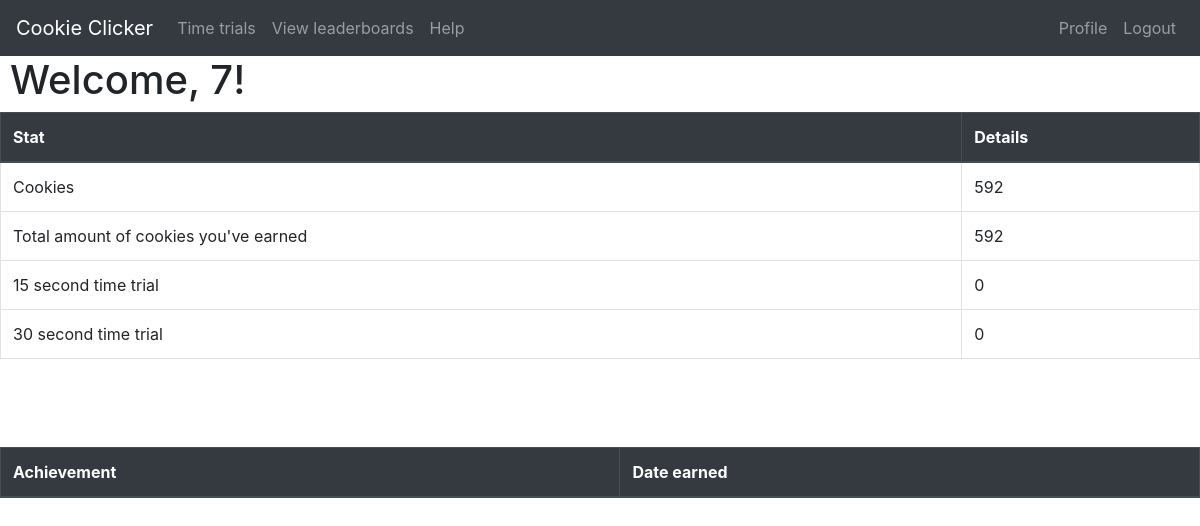
/profile (signed in), run on an earlier commit of the app's database.
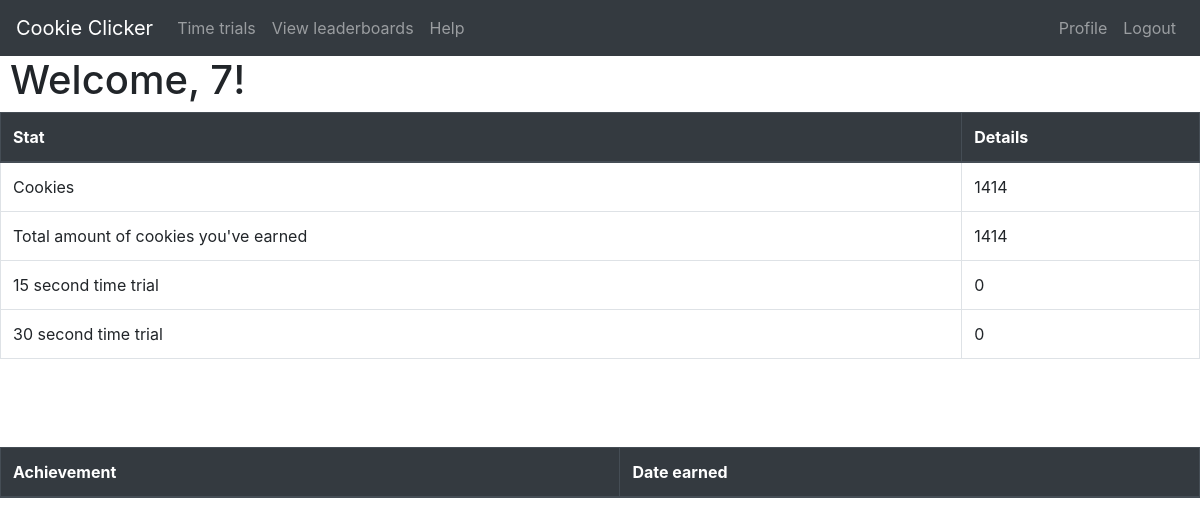
And on a later commit of the database.
### tables this page shows
CREATE TABLE accounts(
            username TEXT,
            password TEXT,
            clicks INTEGER,
            total_clicks INTEGER,
            perk_0_lvl INTEGER,
            perk_1_lvl INTEGER,
            achievements_earned_ids TEXT,
            trial_15_sec INTEGER,
            trial_30_sec INTEGER
        );

### app.py (the view)
@app.route('/profile')
@login_required
def profile():
	username = session['username']
	cookies = db_ops.get_clicks(username) # a tuple, index 0 is cookies, index 1 is total_cookies
	trials = db_ops.get_trial_data(username) #same here
	return render_template("profile.html",
		name = username, cookies = cookies[0], total_cookies = cookies[1],
		trial_15_sec = trials[0], trial_30_sec = trials[1])

### app.py (called while the page is built)
def login_required(f):
    @wraps(f)
    def wrap(*args, **kwargs):
        if 'username' in session:
            return f(*args, **kwargs)
        else:
            session['prev_url'] = url_for(f"{f.__name__}")
            return redirect(url_for('home'))
    return wrap

### utl/db_ops.py (called while the page is built)
def get_clicks(username):
    db = sqlite3.connect(DB_FILE)
    c = db.cursor()
    c.execute("SELECT clicks FROM accounts WHERE username = (?)", (username,))
    cookies = c.fetchall()[0][0]
    c.execute("SELECT total_clicks FROM accounts WHERE username = (?)", (username,))
    total_cookies = c.fetchall()[0][0]
    db.close()
    return cookies, total_cookies

def get_trial_data(username):
    db = sqlite3.connect(DB_FILE)
    c = db.cursor()
    c.execute("SELECT trial_15_sec FROM accounts WHERE username = (?)", (username,))
    trial_15_sec = c.fetchall()[0][0]
    c.execute("SELECT trial_30_sec FROM accounts WHERE username = (?)", (username,))
    trial_30_sec = c.fetchall()[0][0]
    db.close()
    return trial_15_sec, trial_30_sec

### templates/profile.html
{% extends "base.html" %}
{% block content %}
  <h1>Welcome, {{ name }}! </h1>
  <table class="table table-hover table-bordered">
    <thead class="thead-dark"><tr>
      <th>Stat</th>
      <th>Details</th>
    </tr></thead>
    <tr>
      <td>Cookies</td>
      <td>{{ cookies }}</td>
    </tr>
    <tr>
      <td>Total amount of cookies you've earned</td>
      <td>{{ total_cookies }}</td>
    </tr>
    <tr>
      <td>15 second time trial</td>
      <td>{{ trial_15_sec }}</td>
    </tr>
    <tr>
      <td>30 second time trial</td>
      <td>{{ trial_30_sec }}</td>
    </tr>
  </table>
  <br><br><br>
  <table class="table table-hover table-bordered">
    <thead class="thead-dark"><tr>
      <th>Achievement</th>
      <th>Date earned</th>
  </table>
{% endblock content %}

### templates/base.html (shortened to what this page needs)
<!DOCTYPE html>
<html lang="en">
<head>
  <link rel="stylesheet" href="https://stackpath.bootstrapcdn.com/bootstrap/4.4.1/css/bootstrap.min.css">
  <link rel="stylesheet" type="text/css" href="static/styles/cover.css">
  <link rel="stylesheet" type="text/css" href="static/styles/mystyle.css">
</head>
<body>
  {% set msgs = get_flashed_messages() %}
  <nav class="navbar navbar-expand-sm navbar-dark bg-dark">
    <a class="navbar-brand" href="../">Cookie Clicker</a>
    <ul class="navbar-nav">
      <li><a class="nav-link" href="../trial">Time trials</a></li>
      <li><a class="nav-link" href="../leaderboards">View leaderboards</a></li>
      <li><a class="nav-link" href="../help">Help</a></li>
    </ul>
    <ul class="navbar-nav ml-auto">
      <li><a class="nav-link" href="../profile">Profile</a></li>
      <li><a class="nav-link" href="../logout">Logout</a></li>
    </ul>
  </nav>
  {% block content %}
  {% endblock content %}
</body>
</html>

### static/styles/mystyle.css (style rules this page uses)
html, body { min-height: 100%; }
body { height: 100vh; }
h1, h2, h3, h4, h5, th, td, form, p { padding-left: 10px; padding-right: 10px; }

What changed in the data, as far as the page shows it:
changed accounts: clicks "592" → "1414"; total_clicks "592" → "1414"
